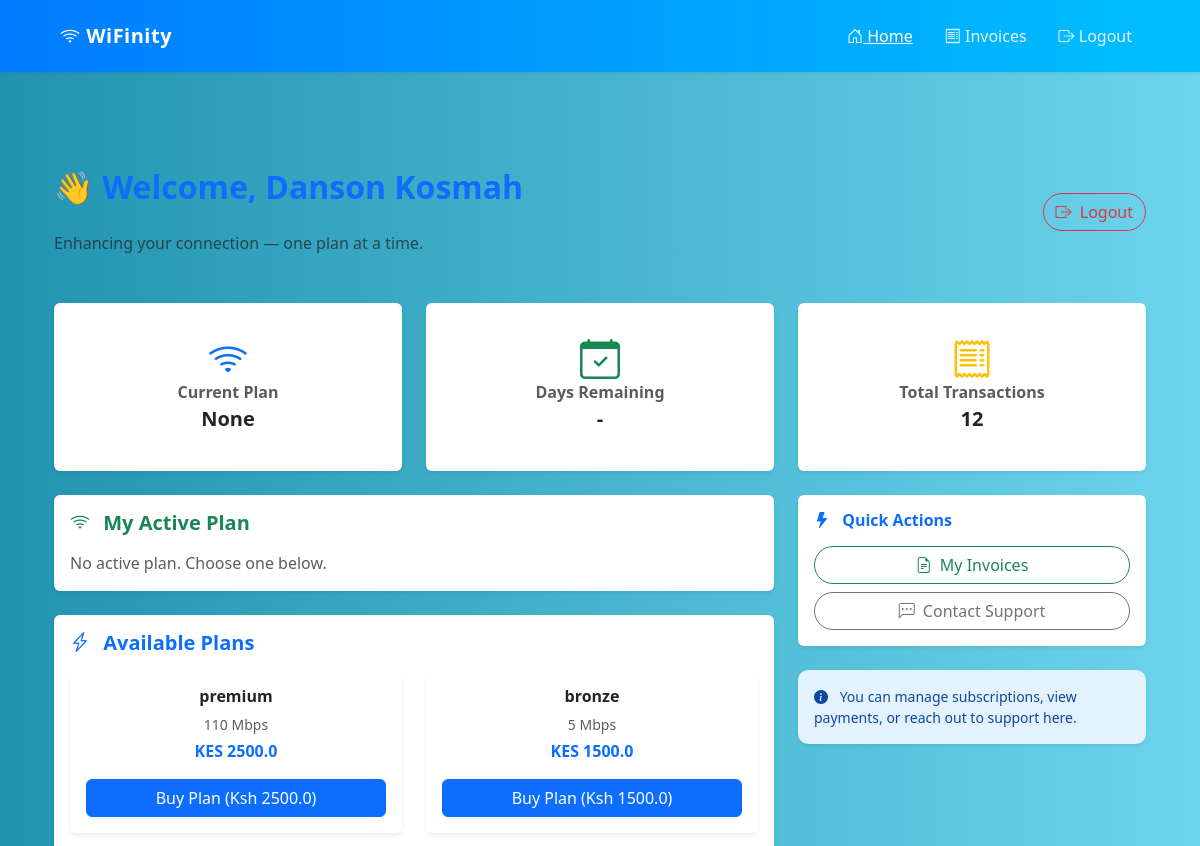
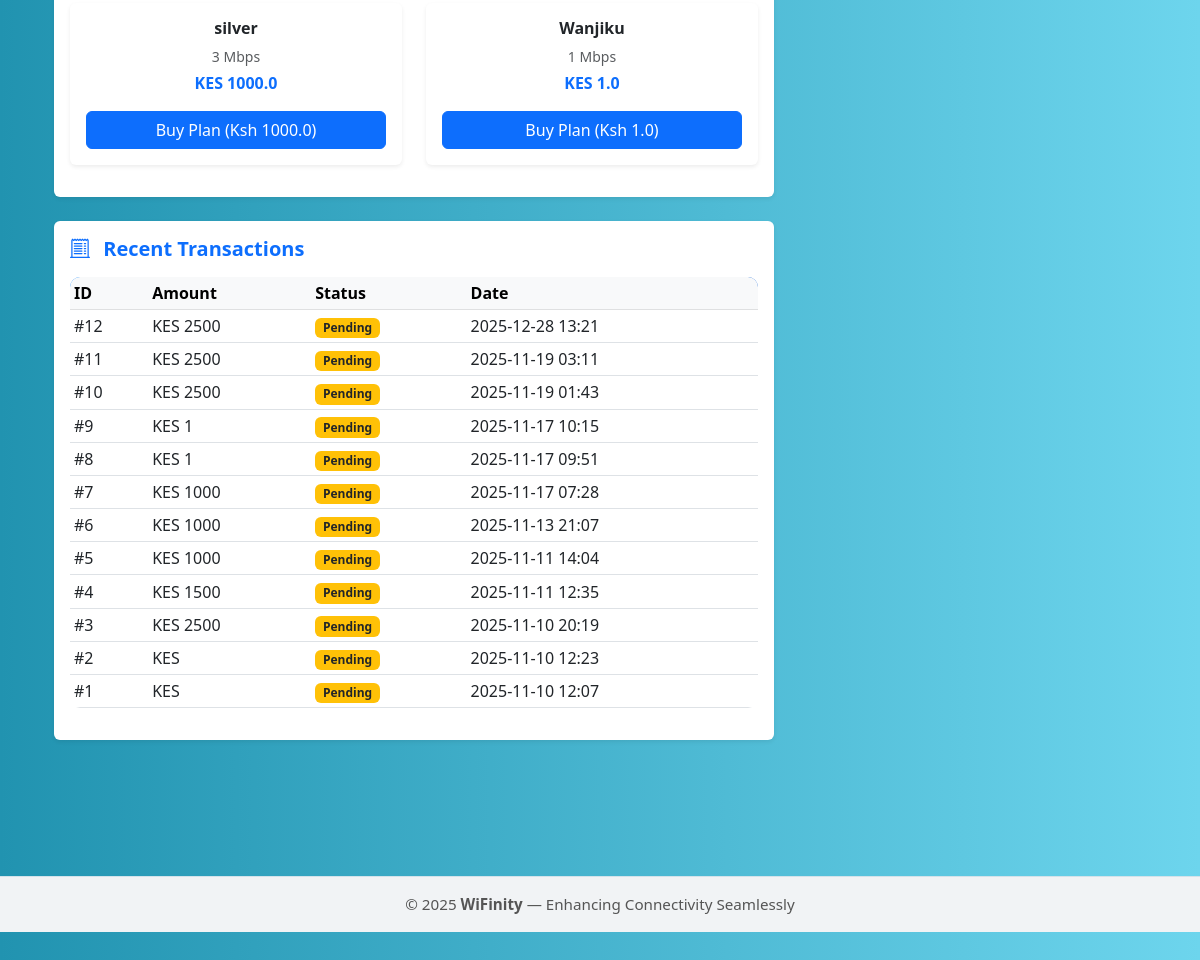
The app's page /user_home (signed in) with its own data (2 pictures, top to bottom).
### models.py (models this page shows, shortened)
class User(db.Model):
    id = db.Column(db.Integer, primary_key=True)
    name = db.Column(db.String(120), nullable=True)
    phone = db.Column(db.String(20), unique=True, nullable=False)
    email = db.Column(db.String(200), nullable=True)
    password_hash= db.Column(db.String(200), nullable=False)
    data_used = db.Column(db.Float, default=0.0)  # in GB
    is_active = db.Column(db.Boolean, default=True)
    created_at = db.Column(db.DateTime, default=datetime.utcnow)
    role = db.Column(db.String(50), default="user")  # user or admin
    subscriptions = db.relationship('Subscription', back_populates='user', cascade='all, delete-orphan')
    transactions = db.relationship('Transaction', backref='user', lazy=True)
    tickets = db.relationship('Ticket', backref='user', lazy=True)
    invoices = db.relationship('Invoice', backref='user', lazy=True)
    plan_id = db.Column(db.Integer, db.ForeignKey('plan.id'))  # ✅ add this
    plan = db.relationship('Plan', backref='users', lazy=True)  # ✅ add this

class Plan(db.Model):
    id = db.Column(db.Integer, primary_key=True)
    name = db.Column(db.String(80), nullable=False)
    price = db.Column(db.Float, nullable=False)
    speed = db.Column(db.String(50), nullable=True)
    duration_days = db.Column(db.Integer, nullable=False, default=30)
    connection_type = db.Column(db.String(20), nullable=False)  # hotspot, pppoe, static_ip
    billing_type = db.Column(db.String(20), default='flat')  # flat, data, time
    rate_per_gb = db.Column(db.Float, nullable=True)  # for data-based plans
    rate_per_hour = db.Column(db.Float, nullable=True)  # for time-based plans
    data_bytes = db.Column(db.BigInteger, nullable=True)
    created_at = db.Column(db.DateTime, default=datetime.utcnow)
    download_speed = db.Column(db.Float, nullable=True)  # in Mbps
    upload_speed = db.Column(db.Float, nullable=True)    # in Mbps
    data_quota = db.Column(db.Float, nullable=True)
    subscriptions = db.relationship('Subscription', back_populates='plan', cascade='all, delete-orphan')

class Transaction(db.Model):
    id = db.Column(db.Integer, primary_key=True)
    user_id = db.Column(db.Integer, db.ForeignKey('user.id'), nullable=True)
    phone = db.Column(db.String(20), nullable=False)
    amount = db.Column(db.Integer, nullable=False)
    status = db.Column(db.String(40), default='Pending')  # Pending, Completed, Failed
    timestamp = db.Column(db.DateTime, default=datetime.utcnow)
    mpesa_receipt = db.Column(db.String(100), nullable=True)
    merchant_request_id = db.Column(db.String(100), nullable=True)
    checkout_request_id = db.Column(db.String(100), nullable=True)
    raw_callback = db.Column(db.Text, nullable=True)
    plan_id = db.Column(db.Integer, db.ForeignKey('plan.id'), nullable=True)
    plan = db.relationship('Plan', lazy=True)

### app.py (the view)
@app.route('/user_home')
def user_home():
    if 'user_id' not in session:
        flash('Please log in first.', 'danger')
        return redirect(url_for('login'))
    user = User.query.get(session['user_id'])
    subscription = Subscription.query.filter_by(user_id=user.id).first()
    plans = Plan.query.all()
    txns = Transaction.query.filter_by(user_id=user.id).order_by(Transaction.timestamp.desc()).all()
    return render_template('user_home.html', user=user, subscription=subscription, plans=plans, txns=txns)

### templates/user_home.html (shortened to what this page needs)
{% extends "base.html" %}
{% block content %}
<div class="container py-5">
  <div class="d-flex justify-content-between align-items-center flex-wrap mb-5">
    <div>
      <h2 class="fw-bold text-primary">
        👋 Welcome, {{ user.name or user.phone }}
      </h2>
      <p class="text-muted mb-0">Enhancing your connection — one plan at a time.</p>
    </div>
    <div>
      <a href="{{ url_for('logout') }}" class="btn btn-outline-danger rounded-pill">
        <i class="bi bi-box-arrow-right me-1"></i> Logout
      </a>
    </div>
  </div>
  <div class="row g-4 mb-4">
    <div class="col-md-4">
      <div class="card shadow-sm border-0 text-center p-3 h-100">
        <div class="card-body">
          <i class="bi bi-wifi display-6 text-primary mb-2"></i>
          <h6 class="fw-semibold text-muted mb-1">Current Plan</h6>
          <h5 class="fw-bold text-dark">
            {% if subscription %}{{ subscription.plan.name }}{% else %}None{% endif %}
          </h5>
        </div>
      </div>
    </div>
    <div class="col-md-4">
      <div class="card shadow-sm border-0 text-center p-3 h-100">
        <div class="card-body">
          <i class="bi bi-calendar-check display-6 text-success mb-2"></i>
          <h6 class="fw-semibold text-muted mb-1">Days Remaining</h6>
          <h5 class="fw-bold text-dark">
            {% if subscription %}{{ subscription.days_remaining() }}{% else %}-{% endif %}
          </h5>
        </div>
      </div>
    </div>
    <div class="col-md-4">
      <div class="card shadow-sm border-0 text-center p-3 h-100">
        <div class="card-body">
          <i class="bi bi-receipt display-6 text-warning mb-2"></i>
          <h6 class="fw-semibold text-muted mb-1">Total Transactions</h6>
          <h5 class="fw-bold text-dark">{{ txns|length or 0 }}</h5>
        </div>
      </div>
    </div>
  </div>
  <div class="row g-4">
    <div class="col-lg-8">
      <div class="card shadow-sm border-0 mb-4">
        <div class="card-body">
          <h5 class="fw-bold text-success mb-3">
            <i class="bi bi-wifi me-2"></i> My Active Plan
          </h5>
          {% if subscription %}
            <ul class="list-unstyled small mb-0">
              <li><strong>Plan:</strong> {{ subscription.plan.name }}</li>
              <li><strong>Status:</strong>
                {% if subscription.active %}
                  <span class="badge bg-success">Active</span>
                {% else %}
                  <span class="badge bg-secondary">Inactive</span>
                {% endif %}
              </li>
              <li><strong>Ends:</strong> {{ subscription.end_at.strftime('%Y-%m-%d') }}</li>
              <li><strong>Days Left:</strong> {{ subscription.days_remaining() }}</li>
            </ul>
          {% else %}
            <p class="text-muted mb-0">No active plan. Choose one below.</p>
          {% endif %}
        </div>
      </div>
      <div class="card shadow-sm border-0 mb-4">
        <div class="card-body">
          <h5 class="fw-bold text-primary mb-3">
            <i class="bi bi-lightning-charge me-2"></i> Available Plans
          </h5>
          {% if plans %}
            <div class="row">
              {% for p in plans %}
              <div class="col-md-6 mb-3">
                <div class="card border-0 shadow-sm plan-card h-100 text-center p-3">
                  <h6 class="fw-bold text-dark">{{ p.name }}</h6>
                  <p class="small text-muted mb-1">{{ p.speed or 10 }} Mbps</p>
                  <p class="fw-semibold text-primary mb-3">KES {{ p.price }}</p>
                  <form action="{{ url_for('initiate_payment') }}" method="POST">
    <button type="submit" class="btn btn-primary">
        Buy Plan (Ksh {{ p.price }})
    </button>
</form>
                </div>
              </div>
              {% endfor %}
            </div>
          {% else %}
            <p class="text-muted mb-0">No plans available currently.</p>
          {% endif %}
        </div>
      </div>
      <div class="card shadow-sm border-0">
        <div class="card-body">
          <h5 class="fw-bold text-primary mb-3">
            <i class="bi bi-receipt-cutoff me-2"></i> Recent Transactions
          </h5>
          {% if txns %}
          <div class="table-responsive">
            <table class="table table-sm align-middle table-hover">
              <thead class="table-light">
                <tr>
                  <th>ID</th>
                  <th>Amount</th>
                  <th>Status</th>
                  <th>Date</th>
                </tr>
              </thead>
              <tbody>
                {% for t in txns %}
                <tr>
                  <td>#{{ t.id }}</td>
                  <td>KES {{ t.amount }}</td>
                  <td>
                    {% if t.status == 'Completed' %}
                      <span class="badge bg-success">{{ t.status }}</span>
                    {% elif t.status == 'Pending' %}
                      <span class="badge bg-warning text-dark">{{ t.status }}</span>
                    {% else %}
                      <span class="badge bg-danger">{{ t.status }}</span>
                    {% endif %}
                  </td>
                  <td>{{ t.timestamp.strftime('%Y-%m-%d %H:%M') }}</td>
                </tr>
                {% endfor %}
              </tbody>
            </table>
          </div>
          {% else %}
            <p class="text-muted mb-0">No recent transactions found.</p>
          {% endif %}
        </div>
      </div>
    </div>
    <div class="col-lg-4">
      <div class="card shadow-sm border-0 mb-4">
        <div class="card-body">
          <h6 class="fw-bold text-primary mb-3">
            <i class="bi bi-lightning-fill me-2"></i> Quick Actions
          </h6>
          <a href="{{ url_for('admin_bp.view_invoices') }}" class="btn btn-outline-success w-100 mb-2 rounded-pill">
            <i class="bi bi-file-earmark-text me-1"></i> My Invoices
          </a>
          <a href="{{ url_for('support_page') }}" class="btn btn-outline-secondary w-100 rounded-pill">
            <i class="bi bi-chat-left-dots me-1"></i> Contact Support
          </a>
        </div>
      </div>
      <div class="alert alert-info border-0 shadow-sm small">
        <i class="bi bi-info-circle-fill me-2"></i>
        You can manage subscriptions, view payments, or reach out to support here.
      </div>
    </div>
  </div>
</div>
{% endblock %}

### templates/base.html (shortened to what this page needs)
<!DOCTYPE html>
<html lang="en">
<head>
  <link href="https://cdn.jsdelivr.net/npm/bootstrap@5.3.0/dist/css/bootstrap.min.css" rel="stylesheet">
  <link href="https://cdn.jsdelivr.net/npm/bootstrap-icons@1.10.5/font/bootstrap-icons.css" rel="stylesheet">
  <link rel="stylesheet" href="{{ url_for('static', filename='css/styles.css') }}">
</head>
<body>
  <nav class="navbar navbar-expand-lg navbar-dark shadow-sm">
    <div class="container-fluid">
      <a class="navbar-brand" href="{{ url_for('index') }}">
        <i class="bi bi-wifi"></i> WiFinity
      </a>
      <div class="collapse navbar-collapse justify-content-end" id="navbarNav">
        <ul class="navbar-nav align-items-center">
          <li class="nav-item">
            <a class="nav-link {% if request.endpoint == 'user_home' %}active{% endif %}" href="{{ url_for('user_home') }}">
              <i class="bi bi-house-door"></i> Home
            </a>
          </li>
          <li class="nav-item">
            <a class="nav-link" href="{{ url_for('admin_bp.view_invoices') }}">
              <i class="bi bi-receipt"></i> Invoices
            </a>
          </li>
          <li class="nav-item">
            <a class="nav-link" href="{{ url_for('logout') }}">
              <i class="bi bi-box-arrow-right"></i> Logout
            </a>
          </li>
        </ul>
      </div>
    </div>
  </nav>
  <main class="container">
    {% block content %}{% endblock %}
  </main>
  <footer>
    © {{ current_year or 2025 }} <strong>WiFinity</strong> — Enhancing Connectivity Seamlessly
  </footer>
</body>
</html>

### static/css/styles.css (style rules this page uses)
:root { --primary: #007bff; --secondary: #6c757d; --success: #28a745; --danger: #dc3545; --light: #f8f9fa; --dark: #343a40; --gradient: linear-gradient(90deg, #007bff 0%, #0056d2 100%); }
body { font-family: 'Poppins', sans-serif; background: linear-gradient(to right, #2193b0, #6dd5ed); color: #333; margin: 0; padding: 0; min-height: 100vh; display: flex; justify-content: center; align-items: center; }
h2 { color: #0078aa; margin-bottom: 25px; }
button { width: 100%; padding: 10px; background: #00aaff; color: white; border: none; border-radius: 8px; font-size: 16px; cursor: pointer; transition: 0.3s; }
a { color: #00aaff; text-decoration: none; }
.navbar { background: var(--gradient); box-shadow: 0 2px 10px rgba(0, 0, 0, 0.08); padding: 10px 20px; }
.navbar-brand { font-weight: 600; color: white; text-decoration: none; font-size: 1.3rem; }
.table { border-radius: 10px; overflow: hidden; width: 100%; border-collapse: collapse; }
.table thead { background: var(--gradient); color: white; }
.alert { border-radius: 10px; box-shadow: 0 2px 10px rgba(0, 0, 0, 0.05); }
footer { background: #f0f4f8; border-top: 1px solid #e2e6ea; color: #6c757d; font-size: 0.9rem; text-align: center; padding: 15px 0; margin-top: 40px; margin-bottom: 100px; }
body { scrollbar-width: thin; scrollbar-color: rgba(0, 156, 255, 0.4) transparent; }
html { scroll-behavior: smooth; }

### templates/base.html (style rules this page uses)
html, body { height: 100%; margin: 0; padding: 0; background-color: #f9fbfd; font-family: 'Segoe UI', Tahoma, Geneva, Verdana, sans-serif; color: #333; overflow-x: hidden; overflow-y: auto; }
body { display: block; min-height: 100vh; }
main { padding: 3rem 1rem; animation: fadeIn 0.5s ease-in-out; }
footer { background-color: #f1f3f5; border-top: 1px solid #d3e2ea; text-align: center; padding: 1rem 0; font-size: 0.95rem; color: #555; }
html { scroll-behavior: smooth; }
body { scrollbar-width: thin; scrollbar-color: rgba(0, 156, 255, 0.4) transparent; }
.navbar { padding: 1rem 3rem; background: linear-gradient(90deg, #007bff 0%, #00c0ff 100%); position: sticky; top: 0; z-index: 1020; }
.navbar-brand { font-weight: 700; letter-spacing: 0.5px; font-size: 1.25rem; color: #fff !important; }
.nav-link { margin-left: 1rem; font-size: 1rem; color: #e8f6ff !important; transition: all 0.3s ease; }
.nav-link:hover, .nav-link.active { color: #ffffff !important; text-decoration: underline; }
.alert { border-radius: 10px; margin-bottom: 1rem; box-shadow: 0 2px 6px rgba(0, 0, 0, 0.1); }

### templates/user_home.html (style rules this page uses)
body { background-color: #f9fafc; }
.alert-info { background: #e3f2fd; color: #0d47a1; }

### records on screen
User: name "Danson Kosmah"
Plan: name "premium", speed "110", price "2500.0"
Plan: name "bronze", speed "5", price "1500.0"
Plan: name "silver", speed "3", price "1000.0"
Plan: name "Wanjiku", speed "1", price "1.0"
Transaction: id "12", amount "2500", status "Pending", timestamp "2025-12-28 13:21"
Transaction: id "11", amount "2500", status "Pending", timestamp "2025-11-19 03:11"
Transaction: id "10", amount "2500", status "Pending", timestamp "2025-11-19 01:43"
Transaction: id "9", amount "1", status "Pending", timestamp "2025-11-17 10:15"
Transaction: id "8", amount "1", status "Pending", timestamp "2025-11-17 09:51"
Transaction: id "7", amount "1000", status "Pending", timestamp "2025-11-17 07:28"
Transaction: id "6", amount "1000", status "Pending", timestamp "2025-11-13 21:07"
Transaction: id "5", amount "1000", status "Pending", timestamp "2025-11-11 14:04"
Transaction: id "4", amount "1500", status "Pending", timestamp "2025-11-11 12:35"
Transaction: id "3", amount "2500", status "Pending", timestamp "2025-11-10 20:19"
Transaction: id "2", status "Pending", timestamp "2025-11-10 12:23"
Transaction: id "1", status "Pending", timestamp "2025-11-10 12:07"

### other values on screen
{{ txns|length or 0 }} "12"
{{ current_year or 2025 }} "2025"
